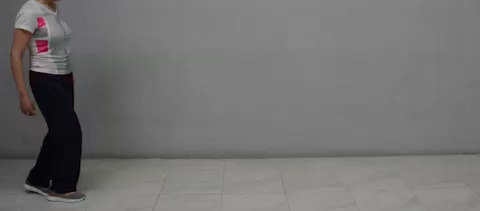
#> input picture Semillero_2019-I/notebooks/frames/gait/1.jpg, 480 x 211 px
$ jupyter execute --allow-errors Lecture04_Histograms.ipynb
#> lines starting #> are read from the running program, lines starting #| are printed output that depends on the picture
# Histogram Processing

In this lecture, we are going to check some arithmetic operations over images and how do they affect the shape of histograms.

we are going to make an introduction to the following methods:

+ Negative images
+ Gamma Correction over images.
+ Contrast Stretching/Normalization

[cell 1]
import cv2 as cv
import numpy as np
import matplotlib.pyplot as plt
from IPython.display import clear_output
from ipywidgets import interact, interact_manual, fixed
import ipywidgets as widgets

## Negative images

A negative image basically finds the "inversion" or complement of an image.

You can find the negative of a given image just applying the following expression:

$$I_{negative} = 255 - I_{original}$$

[cell 2]
def read_image(path):
#> called with path = 'frames/gait/1.jpg'
    image = cv.imread(path,0) # <==== Read as grayscale image
#> image: shape (211, 480); min 0, max 174, mean 114.2
    return image
def negative_image(image):
    neg_image = 255 - image
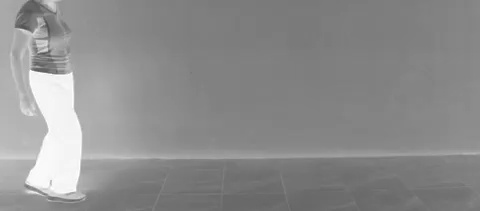
#> neg_image: shape (211, 480); min 81, max 255, mean 140.8
    return neg_image

[cell 3]
path = 'frames/gait/1.jpg'
image = read_image(path)
neg_image = negative_image(image)
plt.figure(figsize=(15,15))
#> (this line was passed over: IPython is not available in this run)
#> the sliders are set to image = <module 'ipywidgets.fixed_' fr, g = 5.0
